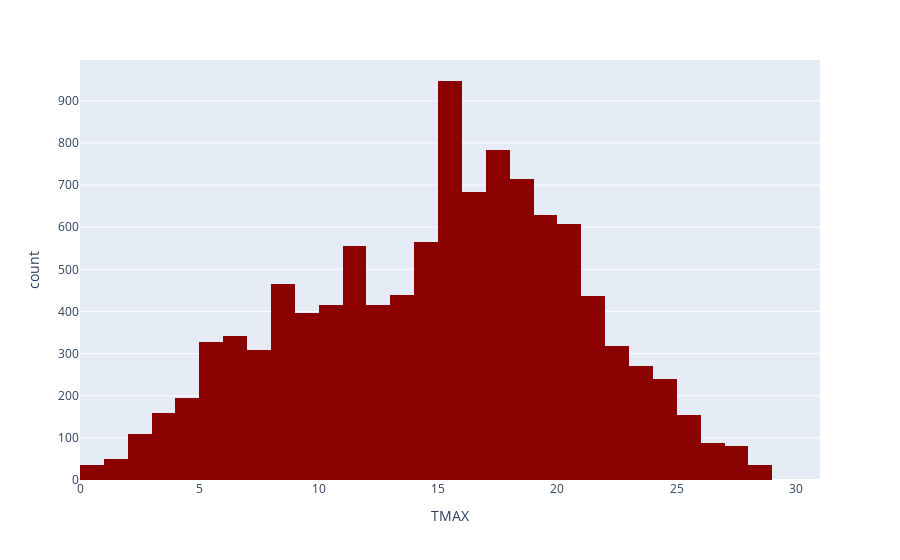

Notebook cell for this chart:
### Code cell
fig = px.histogram(seven_day_weather_average, x="TMAX")
fig.update_traces(xbins=dict(  # bins used for histogram
    start=0.0,
    end=40.0,
    size=1
), marker={'color': 'darkred'})

hover_temp = f"{7}" +" Day Average TMAX: <b>%{x}</b><br>Count: <b>%{y}</b>"

fig.update_traces(hovertemplate=hover_temp)
fig.show()

### Figure 1 — Plotly figure (JSON) as saved in the notebook; plotly's stock layout.template omitted (floating-point values rounded to 4 significant figures; data arrays with more than 128 entries replaced by an {"elided": "..."} marker saying what was removed)
{"data": [{"alignmentgroup": "True", "bingroup": "x", "hovertemplate": "7 Day Average TMAX: <b>%{x}</b><br>Count: <b>%{y}</b>", "legendgroup": "", "marker": {"color": "darkred", "pattern": {"shape": ""}}, "name": "", "offsetgroup": "", "orientation": "v", "showlegend": false, "type": "histogram", "x": {"elided": "10830 float values"}, "xaxis": "x", "xbins": {"end": 40, "size": 1, "start": 0}, "yaxis": "y"}], "layout": {"barmode": "relative", "legend": {"tracegroupgap": 0}, "margin": {"t": 60}, "xaxis": {"anchor": "y", "domain": [0, 1], "title": {"text": "TMAX"}}, "yaxis": {"anchor": "x", "domain": [0, 1], "title": {"text": "count"}}}}
